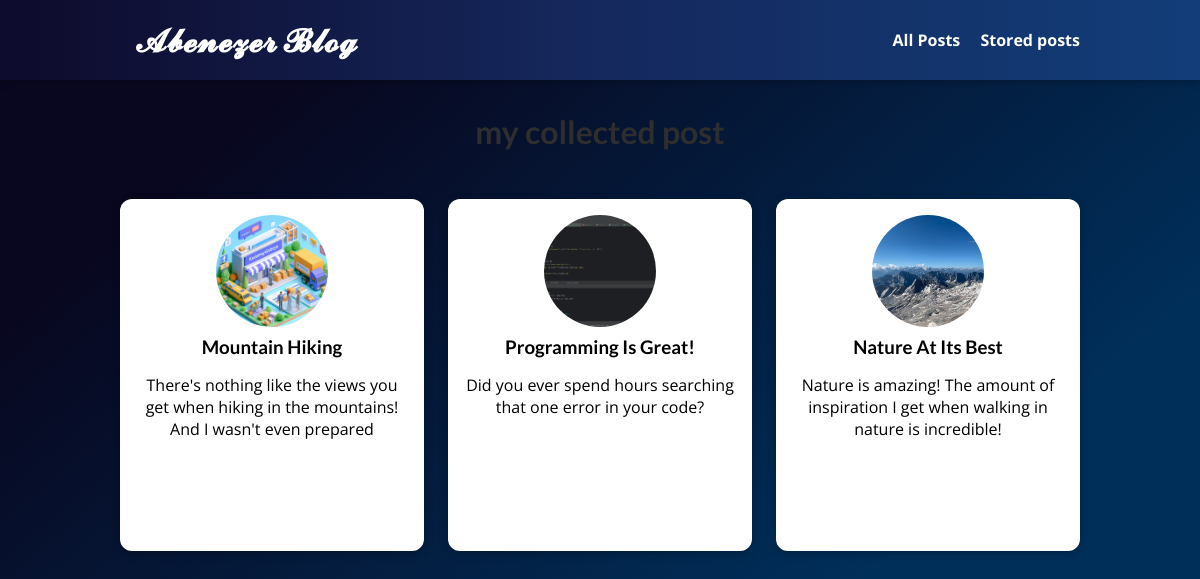
Page /posts on the earlier database version.
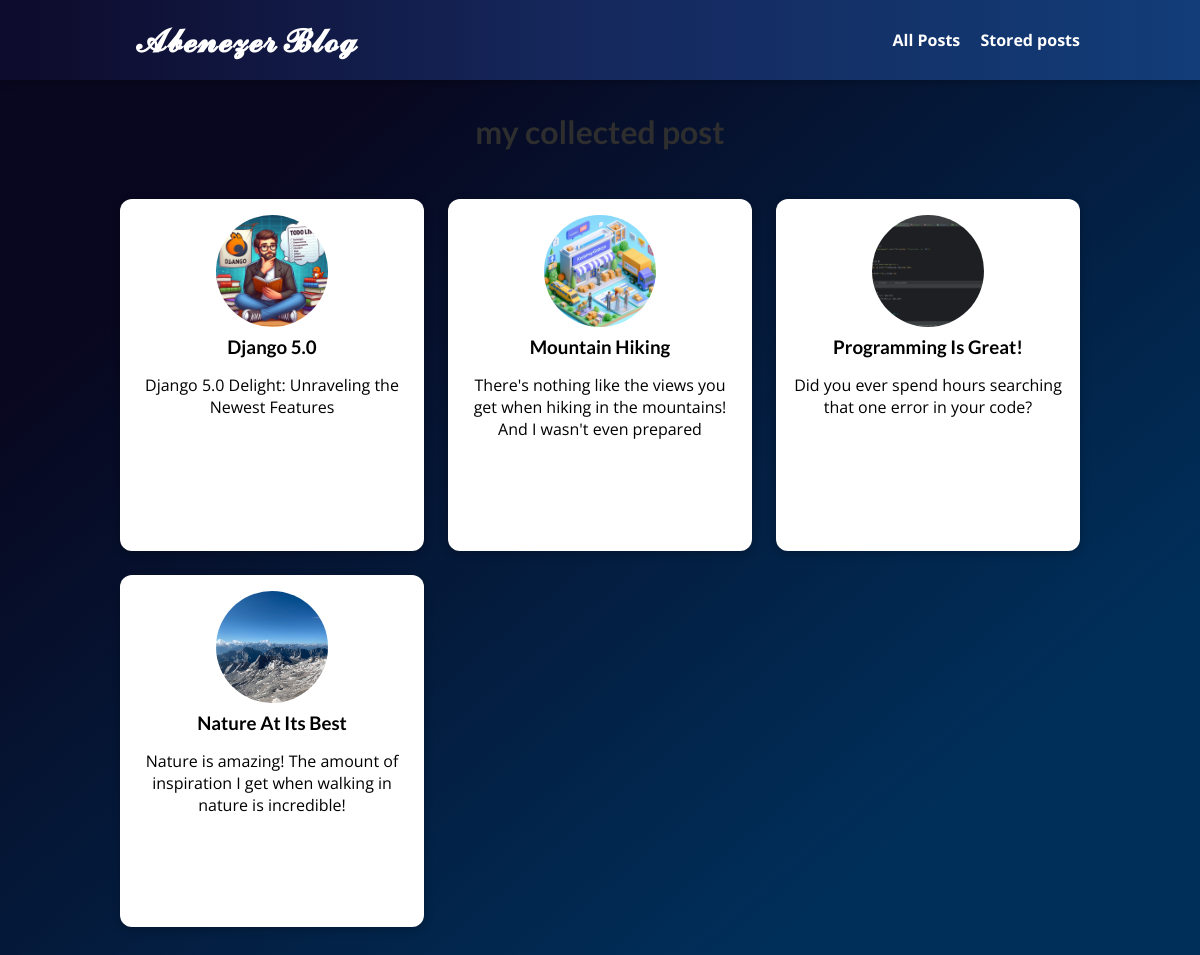
Same page on the later database version.
### blog/models.py (models this page shows, shortened)
class Post(models.Model):
    title = models.CharField(max_length=150)
    excerpt = models.CharField(max_length=200)
    image = models.ImageField(upload_to="posts", null=True)
    date = models.DateField(auto_now=True)
    slug = models.SlugField(unique=True, db_index=True)
    content = models.TextField(validators=[MinLengthValidator(10)])
    author = models.ForeignKey(Author, on_delete=models.SET_NULL, null=True, related_name="posts")
    tag = models.ManyToManyField(Tag)

### blog/views.py (the view)
# urls.py: path("posts", views.AllPostsView.as_view(), name="posts-page"),
class AllPostsView(ListView):
    template_name = "blog/all-post.html"
    model = Post
    ordering = ["-date"]
    context_object_name = "all_post"

### blog/templates/blog/all-post.html (shortened to what this page needs)
{% extends "base.html" %}
{% load static %}
{% block css_file %}
    <link rel="stylesheet" href="{% static "blog/post.css" %}">
    <link rel="stylesheet" href="{% static "blog/all-posts.css" %}">
{% endblock %}
{% block content %}
    <section id="all-posts">
    <h2> my collected post</h2>
    <ul>
        {% for post in all_post %}
                   {% include "blog/includes/post.html" %}
        {% endfor %}
    </ul>
    </section>
{% endblock %}

### blog/templates/blog/includes/post.html
<li>
            <article class="post">
                <a href="{% url "post-detail-page" slug=post.slug%}">
                    <img src="{{ post.image.url }}" alt={{ post.title}}/>
                    <div class="post__content">
                        <h3>{{ post.title }}</h3>
                        <p>
                            {{ post.excerpt }}
                        </p>
                    </div>
                </a>
            </article>
</li>

Differences in the rows shown:
added Post: image (picture), title "Django 5.0", excerpt "Django 5.0 Delight: Unraveling the Newest Features"
